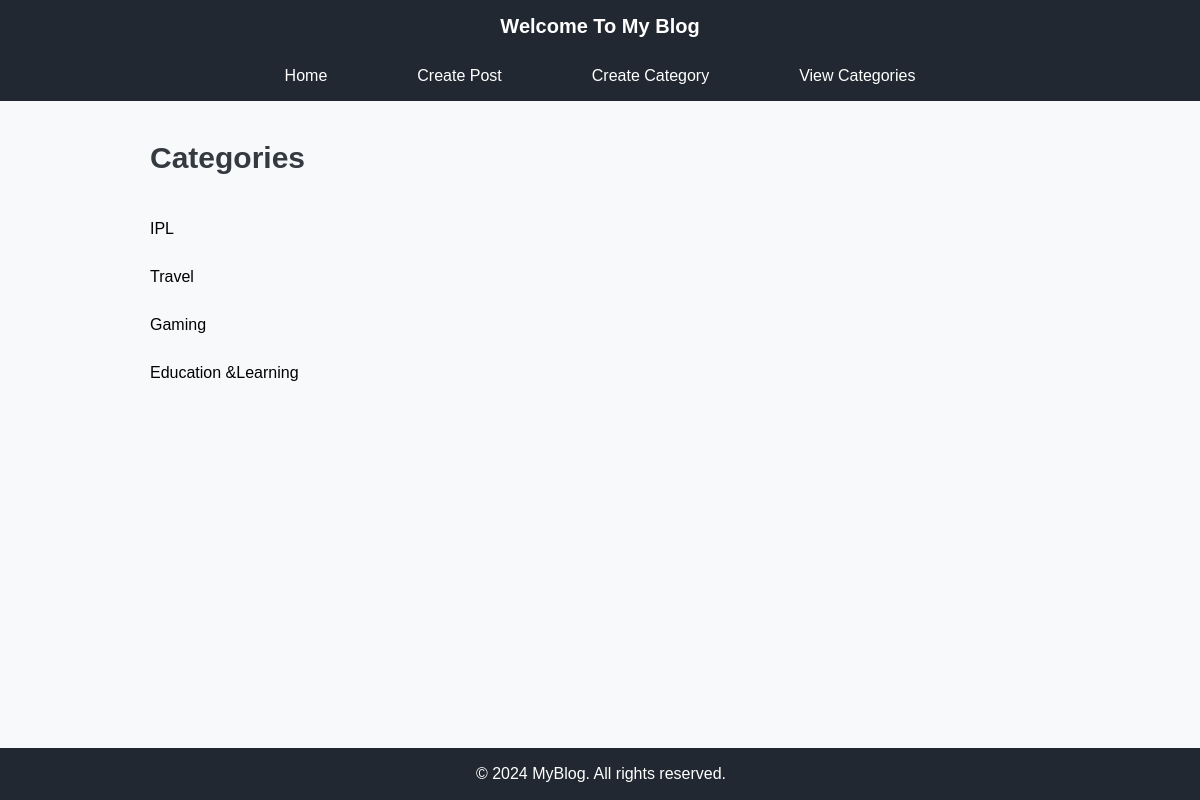
Page /categories/ on the committed database.
### blog/models.py (models this page shows, shortened)
class Category(models.Model):
    Category_id=models.AutoField(primary_key=True)
    title=models.CharField(max_length=100)
    description=models.TextField()
    url=models.CharField(max_length=100)
    image=models.ImageField(upload_to='category/')
    add_date=models.DateTimeField(auto_now_add=True)

### blog/views.py (the view)
# urls.py: path('categories/', views.category_list, name='category_list'),
def category_list(request):
    categories = Category.objects.all()
    return render(request, 'blog/category_list.html', {'categories': categories})

### blog/templates/blog/category_list.html (shortened to what this page needs)
{% extends 'blog/base.html' %}
{% block content %}
    <h2>Categories</h2>
    <ul>
        {% for category in categories %}
            <li>{{ category.title }}</li>
        {% empty %}
            <li>No categories available.</li>
        {% endfor %}
    </ul>
{% endblock %}

### blog/static/blog/styles.css (style rules this page uses)
body { font-family: "Poppins", sans-serif; background-color: #f8f9fa; margin: 0; padding: 0; }
h2 { color: #343a40; font-size: 30px; margin-bottom: 30px; }
ul { padding: 0; margin: 0; }
ul li { list-style: none; padding: 15px 0; }

### rows in the picture
Category: title "IPL"
Category: title "Travel"
Category: title "Gaming"
Category: title "Education &Learning"
